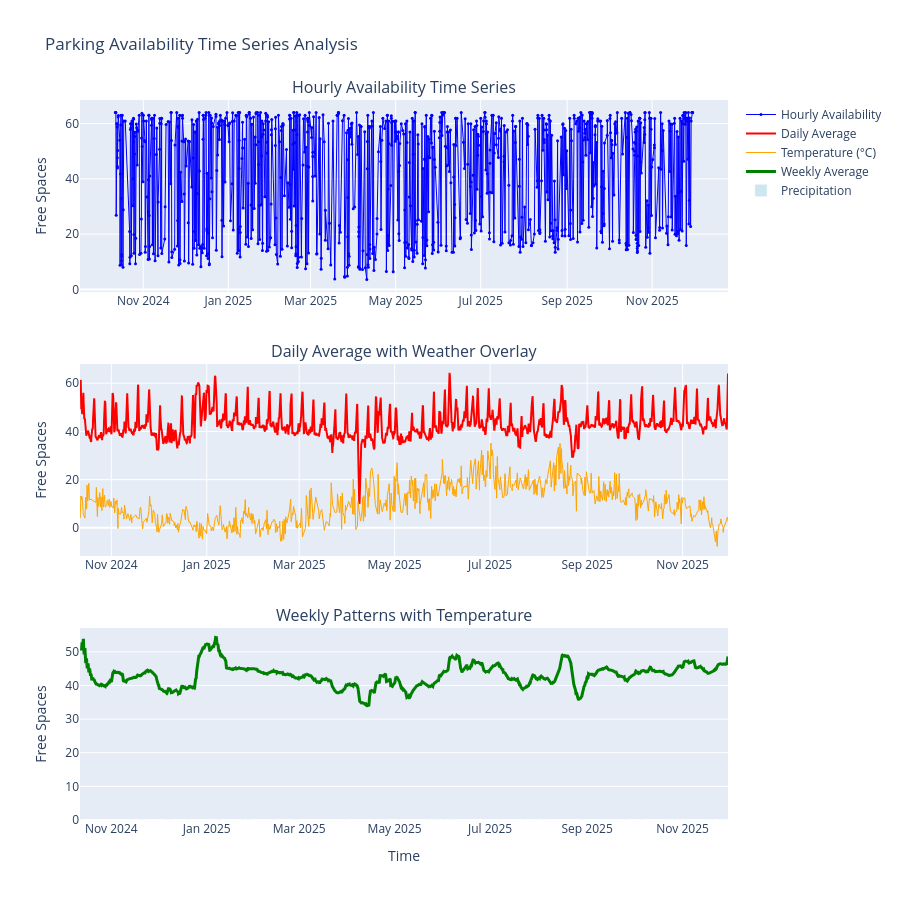

Notebook source saved alongside this figure:
### Markdown cell above
## 10. Time Series Visualization of Availability Patterns

### Code cell
# Time series visualization
# Sample a subset for detailed time series (to avoid overcrowding)
sample_size = min(1000, len(df))
df_sample = df.sample(n=sample_size, random_state=42).sort_values('hour_timestamp')

# Calculate rolling averages for trend analysis
df_sorted = df.sort_values('hour_timestamp')
df_sorted['rolling_avg_7d'] = df_sorted['avg_free_spaces'].rolling(window=24*7, min_periods=24).mean()  # 7-day average
df_sorted['rolling_avg_1d'] = df_sorted['avg_free_spaces'].rolling(window=24, min_periods=12).mean()    # 1-day average

# Create comprehensive time series plots
fig = make_subplots(rows=3, cols=1,
                    subplot_titles=('Hourly Availability Time Series', 
                                  'Daily Average with Weather Overlay',
                                  'Weekly Patterns with Temperature'),
                    vertical_spacing=0.1)

# Raw time series (sampled)
fig.add_trace(go.Scatter(
    x=df_sample['hour_timestamp'],
    y=df_sample['avg_free_spaces'],
    mode='lines+markers',
    name='Hourly Availability',
    line=dict(color='blue', width=1),
    marker=dict(size=3)
), row=1, col=1)

# Daily rolling average with weather
fig.add_trace(go.Scatter(
    x=df_sorted['hour_timestamp'],
    y=df_sorted['rolling_avg_1d'],
    mode='lines',
    name='Daily Average',
    line=dict(color='red', width=2)
), row=2, col=1)

# Add temperature as secondary y-axis data
fig.add_trace(go.Scatter(
    x=df_sample['hour_timestamp'],
    y=df_sample['temperature_2m'],
    mode='lines',
    name='Temperature (°C)',
    line=dict(color='orange', width=1),
    yaxis='y4'
), row=2, col=1)

# Weekly rolling average
fig.add_trace(go.Scatter(
    x=df_sorted['hour_timestamp'],
    y=df_sorted['rolling_avg_7d'],
    mode='lines',
    name='Weekly Average',
    line=dict(color='green', width=3)
), row=3, col=1)

# Add precipitation as bar chart overlay
precip_data = df_sample[df_sample['precipitation'] > 0]
if len(precip_data) > 0:
    fig.add_trace(go.Bar(
        x=precip_data['hour_timestamp'],
        y=precip_data['precipitation'],
        name='Precipitation',
        marker_color='lightblue',
        opacity=0.6,
        yaxis='y6'
    ), row=3, col=1)

fig.update_layout(
    title='Parking Availability Time Series Analysis',
    height=900,
    showlegend=True
)

fig.update_xaxes(title_text="Time", row=3, col=1)
fig.update_yaxes(title_text="Free Spaces", row=1, col=1)
fig.update_yaxes(title_text="Free Spaces", row=2, col=1)
fig.update_yaxes(title_text="Free Spaces", row=3, col=1)

# Add secondary y-axes for weather data
fig.update_layout(
    yaxis4=dict(
        title="Temperature (°C)",
        overlaying="y2",
        side="right",
        range=[df['temperature_2m'].min()-5, df['temperature_2m'].max()+5]
    ),
    yaxis6=dict(
        title="Precipitation (mm)",
        overlaying="y3",
        side="right",
        range=[0, df['precipitation'].max()*2]
    )
)

fig.show()

print(f"Time series analysis completed for {len(df)} records")
print(f"Date range: {df['hour_timestamp'].min()} to {df['hour_timestamp'].max()}")
print(f"Total days covered: {(df['hour_timestamp'].max() - df['hour_timestamp'].min()).days}")

### Figure 1 — Plotly figure (JSON) as saved in the notebook; plotly's stock layout.template omitted (floating-point values rounded to 4 significant figures; data arrays with more than 128 entries replaced by an {"elided": "..."} marker saying what was removed)
{"data": [{"line": {"color": "blue", "width": 1}, "marker": {"size": 3}, "mode": "lines+markers", "name": "Hourly Availability", "type": "scatter", "x": {"elided": "1000 str values"}, "xaxis": "x", "y": {"elided": "1000 float values"}, "yaxis": "y"}, {"line": {"color": "red", "width": 2}, "mode": "lines", "name": "Daily Average", "type": "scatter", "x": {"elided": "9937 str values"}, "xaxis": "x2", "y": {"elided": "9937 float values"}, "yaxis": "y2"}, {"line": {"color": "orange", "width": 1}, "mode": "lines", "name": "Temperature (°C)", "type": "scatter", "x": {"elided": "1000 str values"}, "xaxis": "x2", "y": {"elided": "1000 float values"}, "yaxis": "y2"}, {"line": {"color": "green", "width": 3}, "mode": "lines", "name": "Weekly Average", "type": "scatter", "x": {"elided": "9937 str values"}, "xaxis": "x3", "y": {"elided": "9937 float values"}, "yaxis": "y3"}, {"marker": {"color": "lightblue"}, "name": "Precipitation", "opacity": 0.6, "type": "bar", "x": {"elided": "153 str values"}, "xaxis": "x3", "y": {"elided": "153 float values"}, "yaxis": "y3"}], "layout": {"annotations": [{"font": {"size": 16}, "showarrow": false, "text": "Hourly Availability Time Series", "x": 0.5, "xanchor": "center", "xref": "paper", "y": 1, "yanchor": "bottom", "yref": "paper"}, {"font": {"size": 16}, "showarrow": false, "text": "Daily Average with Weather Overlay", "x": 0.5, "xanchor": "center", "xref": "paper", "y": 0.6333, "yanchor": "bottom", "yref": "paper"}, {"font": {"size": 16}, "showarrow": false, "text": "Weekly Patterns with Temperature", "x": 0.5, "xanchor": "center", "xref": "paper", "y": 0.2667, "yanchor": "bottom", "yref": "paper"}], "height": 900, "showlegend": true, "title": {"text": "Parking Availability Time Series Analysis"}, "xaxis": {"anchor": "y", "domain": [0, 1]}, "xaxis2": {"anchor": "y2", "domain": [0, 1]}, "xaxis3": {"anchor": "y3", "domain": [0, 1], "title": {"text": "Time"}}, "yaxis": {"anchor": "x", "domain": [0.7333, 1], "title": {"text": "Free Spaces"}}, "yaxis2": {"anchor": "x2", "domain": [0.3667, 0.6333], "title": {"text": "Free Spaces"}}, "yaxis3": {"anchor": "x3", "domain": [0, 0.2667], "title": {"text": "Free Spaces"}}, "yaxis4": {"overlaying": "y2", "range": [-13.1, 41.5], "side": "right", "title": {"text": "Temperature (°C)"}}, "yaxis6": {"overlaying": "y3", "range": [0, 16], "side": "right", "title": {"text": "Precipitation (mm)"}}}}
